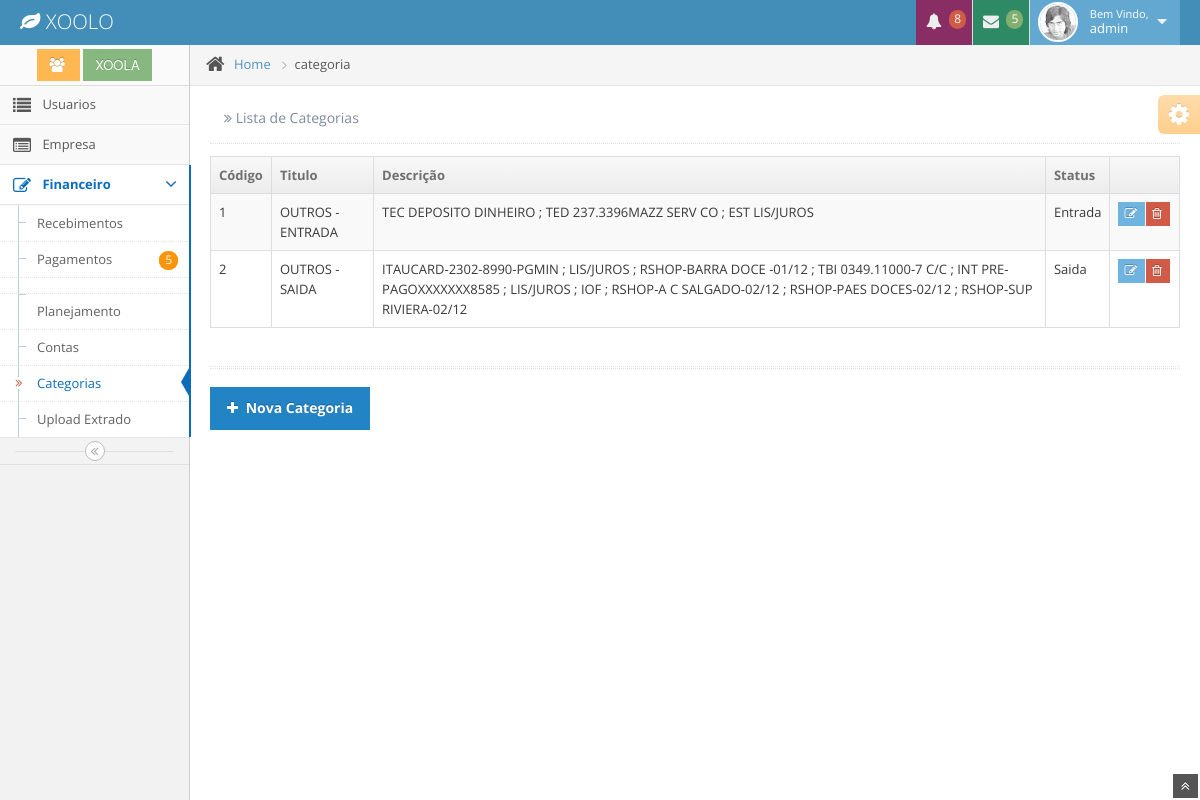
/categoria/ (signed in), run on the app's committed database.
### app/model/__init__.py (models this page shows, shortened)
class Usuario(db.Model,UserMixin):
      id            = db.Column(db.Integer, primary_key=True)
      nome          = db.Column(db.String(100), index=True)
      sobrenome     = db.Column(db.String(255), index=True)
      email         = db.Column(db.String(100), unique=True, index=True)
      password      = db.Column(db.String(100), index=True)
      login         = db.Column(db.String(100))
      empresa_id    = db.Column(db.Integer, db.ForeignKey('empresa.id'))
      date_created  = db.Column(db.DateTime)
      date_modified = db.Column(db.DateTime)

class Empresa(db.Model):
      id            = db.Column(db.Integer, primary_key=True)
      nome          = db.Column(db.String(100), index=True)
      nome_resp     = db.Column(db.String(100), index=True)
      email         = db.Column(db.String(100), index=True)
      telegram      = db.Column(db.String(100), index=True)
      Usuario       = db.relationship('Usuario', backref='empresa', lazy='dynamic')
      Movimentacao  = db.relationship('Movimentacao', backref='empresa', lazy='dynamic')
      Categoria     = db.relationship('Categoria', backref='empresa', lazy='dynamic')
      Conta         = db.relationship('Conta', backref='empresa', lazy='dynamic')
      date_created  = db.Column(db.DateTime)
      date_modified = db.Column(db.DateTime)

class Categoria(db.Model):
      id            = db.Column(db.Integer, primary_key=True)
      titulo        = db.Column(db.String(100), index=True)
      descricao     = db.Column(db.String(255), index=True)
      status        = db.Column(db.Integer)
      empresa_id    = db.Column(db.Integer, db.ForeignKey('empresa.id'))
      Movimentacao  = db.relationship('Movimentacao', backref='categoria', lazy='dynamic')
      Planejamento  = db.relationship('Planejamento', backref='categoria', lazy='dynamic')
      date_created  = db.Column(db.DateTime)
      date_modified = db.Column(db.DateTime)

### app/controllers/categoria/controllers.py (the view)
@categoria.route('/index')
@categoria.route('/')
@login_required
def index():
    session['tela'] = "categoria"
    todos = Categoria.query.filter(Categoria.empresa_id == session['empresa'] ).all()
    return render_template('categoria/index.html',title='Lista de Categorias',todos=todos)

### app/__init__.py (called while the page is built)
@app.context_processor
def utility_processor():
    def formatar_dinheiro(value):
        if type(value) == str:
           value = int(value)
        valor = format_decimal(value, format='#.##,##;(#)')
        return "R$ {}".format(valor)
    return dict(formatar_dinheiro=formatar_dinheiro)

### app/controllers/auth/controllers.py (called while the page is built)
@login_manager.user_loader
def user_loader(user_id):
    return Usuario.query.get(user_id)

### app/controllers/categoria/controllers.py (called while the page is built)
@categoria.context_processor
def dados():
    empresa = Empresa.query.get(session['empresa'])
    usuario = Usuario.query.get(current_user.id)
    return dict(empresa=empresa.nome, usuario = usuario.nome)

### app/templates/categoria/index.html (shortened to what this page needs)
{% extends "layout/base.html" %}
{% block content %}
          <div class="row-fluid">
            <div class="span12">
              <div class="row-fluid">
                <div class="span12">
                  <table id="sample-table-1" class="table table-striped table-bordered table-hover">
                     <thead>
                        <tr>
                          <th> Código </th>
                          <th> Titulo </th>
                          <th> Descrição </th>
                          <th> Status </th>
                          <th> </th>
                       </tr>
                      </thead>
                      <tbody>
                        {% for categoria in todos %}
                          <tr>
                             <td> {{categoria.id}}</td>
                             <td> {{categoria.titulo}} </td>
                             <td> {{categoria.descricao}}</td>
                             {% if categoria.status == 0 %}
                             <td> Entrada </td>
                             {% else %}
                             <td> Saida </td>
                             {% endif %}
                             <td>
                                <div class="hidden-phone visible-desktop btn-group">
                                     <a class="btn btn-mini btn-info" href="{{url_for('categoria.edit', cat_id=categoria.id)}}">
                                         <i class="icon-edit bigger-120">   </i>
                                     </a>
                                     <a class="btn btn-mini btn-danger" href="{{url_for('categoria.delete', cat_id=categoria.id)}}">
                                        <i class="icon-trash bigger-120"></i>
                                     </a>
                                </div>
                             </td>
                          </tr>
                        {% endfor %}
                      </tbody>
             </table>
                </div>
              </div>
              <div class="hr hr-18 dotted hr-double"></div>
                           <div class="left">
                      <a href="{{url_for('categoria.new')}}" class="btn btn-primary">
                        <i class="icon-plus"></i>
                        <strong>Nova Categoria</strong>
                      </a>
                    </div>
            </div>
          </div>
        </div>
        <div class="ace-settings-container" id="ace-settings-container">
          <div class="btn btn-app btn-mini btn-warning ace-settings-btn" id="ace-settings-btn">
            <i class="icon-cog bigger-150"></i>
          </div>
        </div>
      </div>
    </div>
    <a href="#" id="btn-scroll-up" class="btn-scroll-up btn btn-small btn-inverse">
      <i class="icon-double-angle-up icon-only bigger-110"></i>
    </a>
{% endblock %}

### app/templates/layout/base.html (shortened to what this page needs)
<!DOCTYPE html>
<html lang="en">
   <head>
        <link rel="stylesheet" media="screen" href="{{ url_for('static', filename='css/bootstrap.min.css') }}">
        <link rel="stylesheet" media="screen" href="{{ url_for('static', filename='css/bootstrap-responsive.min.css') }}">
        <link rel="stylesheet" media="screen" href="{{ url_for('static', filename='css/xoola.css') }}">
        <link rel="stylesheet" media="screen" href="{{ url_for('static', filename='css/font-awesome.min.css') }}">
        <link rel="stylesheet" media="screen" href="{{ url_for('static', filename='css/pagina.css') }}">
        <link rel="stylesheet"                href="{{ url_for('static', filename='css/daterangepicker.css' )}}" />
		<link rel="stylesheet" href="../static/css/jquery-ui-1.10.3.custom.min.css" />
		<link rel="stylesheet" href="../static/css/chosen.css" />
		<link rel="stylesheet" href="../static/css/datepicker.css" />
		<link rel="stylesheet" href="../static/css/bootstrap-timepicker.css" />
		<link rel="stylesheet" href="../static/css/daterangepicker.css" />
		<link rel="stylesheet" href="../static/css/colorpicker.css" />
		<link rel="stylesheet" href="../static/css/ace.min.css" />
		<link rel="stylesheet" href="../static/css/ace-responsive.min.css" />
		<link rel="stylesheet" href="../static/css/ace-skins.min.css" />
        <link rel="stylesheet" media="screen" href="{{ url_for('static', filename='css/ace.min.css') }}">
        <link rel="stylesheet" media="screen" href="{{ url_for('static', filename='css/ace-responsive.min.css') }}">
        <link rel="stylesheet" media="screen" href="{{ url_for('static', filename='css/ace-skins.min.css') }}">
  </head>
  <body>
		<div class="navbar">
			<div class="navbar-inner">
				<div class="container-fluid">
					<a href="#" class="brand">
						<small>
							<i class="icon-leaf"></i>
							XOOLO
						</small>
					</a>
					<ul class="nav ace-nav pull-right">
						<li class="purple">
							<a data-toggle="dropdown" class="dropdown-toggle" href="#">
								<i class="icon-bell-alt icon-animated-bell"></i>
								<span class="badge badge-important">8</span>
							</a>
						</li>
						<li class="green">
							<a data-toggle="dropdown" class="dropdown-toggle" href="#">
								<i class="icon-envelope icon-animated-vertical"></i>
								<span class="badge badge-success">5</span>
							</a>
						</li>
						<li class="light-blue">
							<a data-toggle="dropdown" href="#" class="dropdown-toggle">
								<img class="nav-user-photo" src="{{url_for('static', filename='avatars/user.jpg')}}" alt="Jason's Photo" />
								<span class="user-info">
									<small>Bem Vindo,</small>
									{{usuario}}
								</span>
								<i class="icon-caret-down"></i>
							</a>
						</li>
					</ul>
				</div>
			</div>
		</div>
		<div class="main-container container-fluid">
			<div class="sidebar" id="sidebar">
				<div class="sidebar-shortcuts" id="sidebar-shortcuts">
					<div class="sidebar-shortcuts-large" id="sidebar-shortcuts-large">
						<button class="btn btn-small btn-warning">
							<i class="icon-group"></i>
						</button>
						<button class="btn btn-small btn-success ">
							{{empresa }}
						</button>
					</div>
				</div>
				<ul class="nav nav-list">
		      {% if current_user.id == 1 %}
					{% if session['tela'] == "usuario" %}
					<li class='active'>
               {% else %}
               <li>
               {% endif %}
						<a href="{{url_for('usuario.index')}}">
							<i class="icon-list"></i>
							<span class="menu-text"> Usuarios </span>
						</a>
					</li>
              {% if session['tela'] == "empresa" %}
					<li class='active'>
               {% else %}
               <li>
               {% endif %}
						<a href="{{url_for('empresa.index')}}">
							<i class="icon-list-alt"></i>
							<span class="menu-text"> Empresa </span>
						</a>
					</li>
             {% endif %}
                    {% if   session['tela'] == 'conta'         or
                            session['tela'] == 'entrada'       or
                            session['tela'] == 'saida'         or
                            session['tela'] == 'relatorio'     or
                            session['tela'] == 'categoria'     or
                            session['tela'] == 'pesquisa'
                    %}
					<li class="active open">
					{% else %}
					<li>
					{% endif %}
						<a href="#" class="dropdown-toggle">
							<i class="icon-edit"></i>
							<span class="menu-text"> Financeiro </span>
							<b class="arrow icon-angle-down"></b>
						</a>
                        <ul class="submenu">
						{% if session['tela'] == 'entrada' %}
						<li class='active'>
						{% else %}
						<li>
						{% endif %}
							<a href="{{url_for('movimentacao.index', mov_id=0)}}">
								Recebimentos
							</a>
						</li>
						{% if session['tela'] == 'saida' %}
						<li class='active'>
						{% else %}
						<li>
						{% endif %}
							<a href="{{url_for('movimentacao.index',mov_id=1)}}">
 									<span class="menu-text">
								Pagamentos
								      <span class="badge badge-warning">4</span>
								      <span class="badge badge-warning">5</span>
							</span>
						</li>
						{% if session['tela'] == 'planejamento' %}
						<li class='active'>
						{% else %}
						<li>
						{% endif %}
								<a href="{{url_for('planejamento.index')}}">
									Planejamento
								</a>
							</li>
						{% if session['tela'] == 'conta' %}
						<li class='active'>
						{% else %}
						<li>
						{% endif %}
						<a href="{{url_for('conta.index')}}">
							Contas
						</a>
						</li>
						{% if session['tela'] == 'categoria' %}
						<li class='active'>
						{% else %}
						<li>
						{% endif %}
						<a href="{{url_for('categoria.index')}}">
							<i class="icon-double-angle-right"></i>
							Categorias
						</a>
						</li>
						{% if session['tela'] == 'upload' %}
						<li class='active'>
						{% else %}
						<li>
						{% endif %}
						<a href="{{url_for('upload.index')}}">
									Upload Extrado
								</a>
							</li>
						</ul>
					</li>
				</ul>
				<div class="sidebar-collapse" id="sidebar-collapse">
					<i class="icon-double-angle-left"></i>
				</div>
			</div>
			<div class="main-content">
				<div class="breadcrumbs" id="breadcrumbs">
					<ul class="breadcrumb">
						<li>
							<i class="icon-home home-icon"></i>
							<a href="#">Home</a>
							<span class="divider">
								<i class="icon-angle-right arrow-icon"></i>
							</span>
						</li>
						<li class="active">{{session['tela']}}</li>
					</ul>
				</div>
				<div class="page-content">
					<div class="page-header position-relative">
						<h1>
							<small>
								<i class="icon-double-angle-right"></i>
								{{ title }}
							</small>
						</h1>
					</div>
    {% block content %}
    {% endblock %}
	</body>
</html>

### data on the page
Usuario: nome "admin"
Empresa: nome "XOOLA"
Categoria: id "1", titulo "OUTROS - ENTRADA", descricao "TEC DEPOSITO DINHEIRO ; TED 237.3396MAZZ SERV CO ; EST LIS/JUROS", status "Entrada"
Categoria: id "2", titulo "OUTROS - SAIDA", descricao "ITAUCARD-2302-8990-PGMIN ; LIS/JUROS ; RSHOP-BARRA DOCE -01/12 ; TBI 0349.11000-7 C/C ; INT PRE-PAGOXXXXXXX8585 ; LIS/JUROS ; IOF ; RSHOP-A C SALGADO-02/12 ; RSHOP-PAES DOCES-02/12 ; RSHOP-SUP RIVIERA-02/12", status "Saida"

### other printed values
{{ session['tela'] }} "categoria"
{{ title }} "Lista de Categorias"
